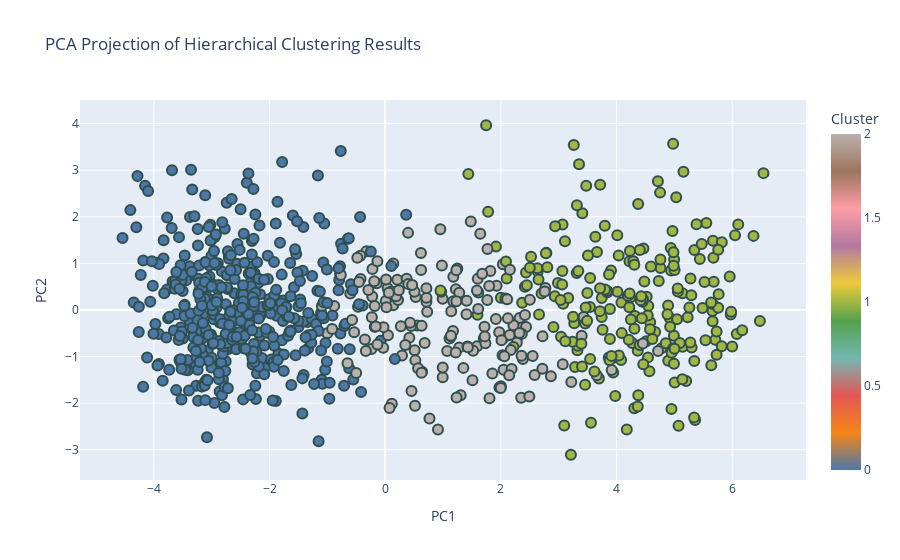

Here is the notebook cell this chart was saved with:
### Code cell
# Aplicar PCA
pca = PCA(n_components=2)
X_pca = pca.fit_transform(X_3_scaled)

# Preparar el DataFrame para la visualización
df_pca = pd.DataFrame(X_pca, columns=['PC1', 'PC2'])
df_pca['Cluster'] = Data_Players_GK_3['Cluster - HAglomerative']
df_pca['Player'] = Data_Players_GK_3['Player']
df_pca['Season_End_Year'] = Data_Players_GK_3['Season_End_Year']
df_pca['Squad'] = Data_Players_GK_3['Squad']

# Crear el gráfico interactivo utilizando la misma paleta de colores
fig = px.scatter(df_pca, x='PC1', y='PC2', color='Cluster', hover_data=['Player', 'Season_End_Year', 'Squad'],
                 title='PCA Projection of Hierarchical Clustering Results', color_continuous_scale=px.colors.qualitative.T10)
fig.update_traces(marker=dict(size=10, line=dict(width=2, color='DarkSlateGrey')))
fig.show()

### Figure 1 — Plotly figure (JSON) as saved in the notebook; plotly's stock layout.template omitted (floating-point values rounded to 4 significant figures; data arrays with more than 128 entries replaced by an {"elided": "..."} marker saying what was removed)
{"data": [{"customdata": {"elided": "840x3 mixed values"}, "hovertemplate": "PC1=%{x}<br>PC2=%{y}<br>Player=%{customdata[0]}<br>Season_End_Year=%{customdata[1]}<br>Squad=%{customdata[2]}<br>Cluster=%{marker.color}<extra></extra>", "legendgroup": "", "marker": {"color": {"elided": "840 int values"}, "coloraxis": "coloraxis", "line": {"color": "DarkSlateGrey", "width": 2}, "size": 10, "symbol": "circle"}, "mode": "markers", "name": "", "orientation": "v", "showlegend": false, "type": "scatter", "x": {"elided": "840 float values"}, "xaxis": "x", "y": {"elided": "840 float values"}, "yaxis": "y"}], "layout": {"coloraxis": {"colorbar": {"title": {"text": "Cluster"}}, "colorscale": [[0, "#4C78A8"], [0.1111, "#F58518"], [0.2222, "#E45756"], [0.3333, "#72B7B2"], [0.4444, "#54A24B"], [0.5556, "#EECA3B"], [0.6667, "#B279A2"], [0.7778, "#FF9DA6"], [0.8889, "#9D755D"], [1, "#BAB0AC"]]}, "legend": {"tracegroupgap": 0}, "title": {"text": "PCA Projection of Hierarchical Clustering Results"}, "xaxis": {"anchor": "y", "domain": [0, 1], "title": {"text": "PC1"}}, "yaxis": {"anchor": "x", "domain": [0, 1], "title": {"text": "PC2"}}}}
